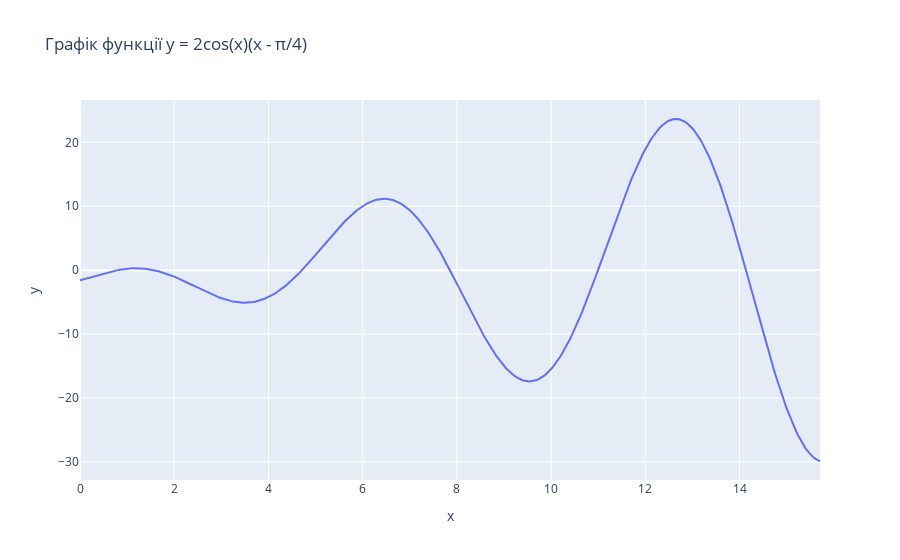

Notebook code for this chart:
### Markdown cell above
**Побудува лінійних графіків для тригонометричних функцій**

### Code cell
# Діапазон значень x
x = np.linspace(0, 5 * np.pi, 500)  # для першої функції
x2 = np.linspace(0, 2 * np.pi, 500)  # для другої функції
x3 = np.linspace(-2 * np.pi, 2 * np.pi, 500)


# Обчислення значень функцій
y1 = 2 * np.cos(x) * (x - np.pi/4)
y2 = 0.5 * np.sin(x2) * (2 * x2 + np.pi/3)
y3 = 2 * np.tan(x3) * (0.5 * x3 + np.pi/4)

# Створення фігури та додавання графіків
fig = px.line(x=x, y=y1, labels={'x': 'x', 'y': 'y'},
              title='Графік функції y = 2cos(x)(x - π/4)')
fig2 = px.line(x=x2, y=y2, labels={'x': 'x', 'y': 'y'},
               title='Графік функції y = 0.5sin(x)(2x + π/3)')
fig3 = px.line(x=x3, y=y3, labels={'x': 'x', 'y': 'y'},
               title='Графік функції y = 2tan(x)(0.5x + π/4)')

# Відображення графіків
fig.show()
fig2.show()
fig3.show()

### Figure 1 — Plotly figure (JSON) as saved in the notebook; plotly's stock layout.template omitted (floating-point values rounded to 4 significant figures; data arrays with more than 128 entries replaced by an {"elided": "..."} marker saying what was removed)
{"data": [{"hovertemplate": "x=%{x}<br>y=%{y}<extra></extra>", "legendgroup": "", "line": {"color": "#636efa", "dash": "solid"}, "marker": {"symbol": "circle"}, "mode": "lines", "name": "", "orientation": "v", "showlegend": false, "type": "scatter", "x": {"elided": "500 float values"}, "xaxis": "x", "y": {"elided": "500 float values"}, "yaxis": "y"}], "layout": {"legend": {"tracegroupgap": 0}, "title": {"text": "Графік функції y = 2cos(x)(x - π/4)"}, "xaxis": {"anchor": "y", "domain": [0, 1], "title": {"text": "x"}}, "yaxis": {"anchor": "x", "domain": [0, 1], "title": {"text": "y"}}}}
